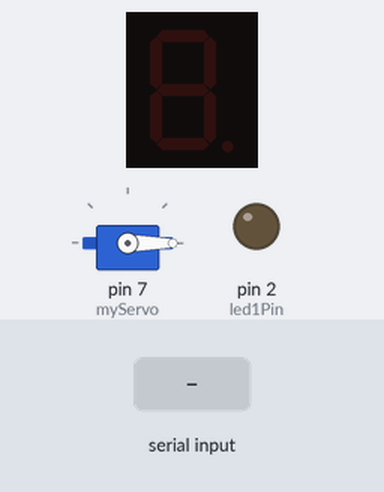
A sketch run on a simulated Arduino Uno, built with avr-gcc and run on an emulated ATmega328P. On the bench: 1-digit seven-segment display, servo, output pins drawn as LEDs (lit = HIGH). Wiring (inferred from the names in the program): 1-digit 7-segment display, segments lit when HIGH: segments pin 9, pin 10, pin 12, pin 3, pin 5, pin 6, pin 4. Inputs (shaded band) come from the test bench. The segment pins are drawn as the display they are named for; pins used as bus, display or sensor lines are not drawn.

Above: at 1.2 s.
1.3 s: "A" received over Serial
At 2.3 s:
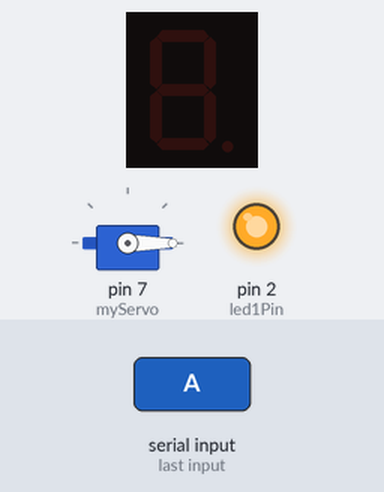
2.8 s: "1" received over Serial
At 3.4 s:
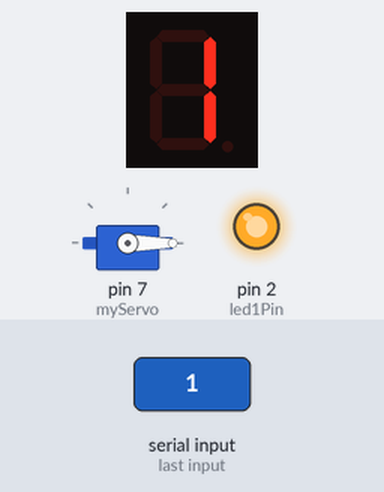
4.3 s: "a" received over Serial
At 5.5 s:
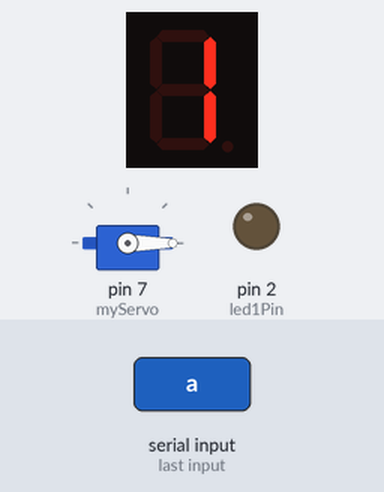
5.8 s: "2" received over Serial
At 6.9 s:
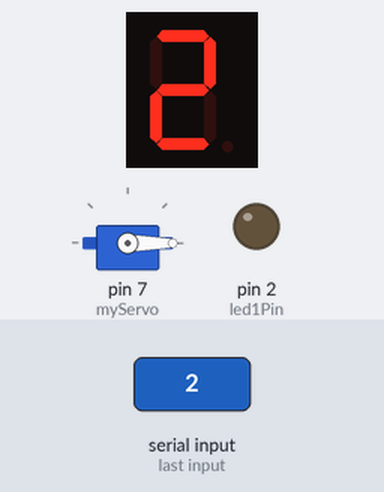
7.3 s: "3" received over Serial
At 8.0 s:
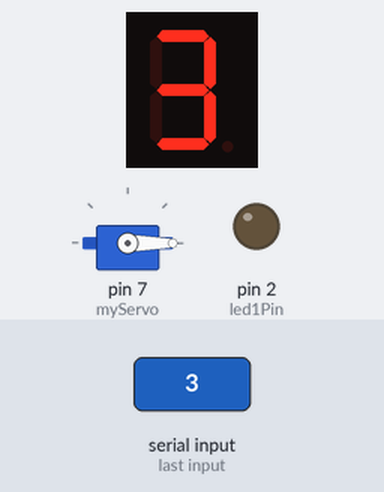
8.8 s: "4" received over Serial
At 9.2 s:
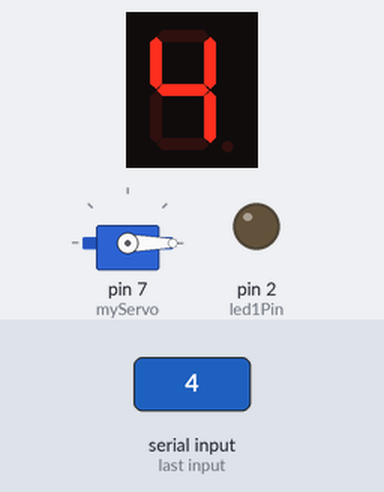
Timing chart, 0 to 11.3 s (numbered marks = the images above; inputs shaded):
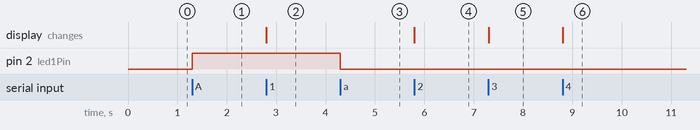

The sketch:

code.ino
```cpp
// =========================================================================
// ===        FINAL ARDUINO CODE FOR ALL FEATURES (YOUR WIRING)        ===
// =========================================================================
// This code controls:
// 1. The 7-Segment Display (based on your specific pinout)
// 2. The Servo Motor (non-blocking)
// 3. One LED

#include <Servo.h>  // Include the library for the servo motor

// --- GLOBAL VARIABLES ---
char input;         // Stores the character received from Python
Servo myServo;      // Creates a servo object

// --- HARDWARE PINS ---
const int led1Pin = 2; // Pin for the single LED
// Your exact pin setup for the 7-segment display - UNCHANGED
const int pin_g = 4;
const int pin_f = 6;
const int pin_a = 9;
const int pin_b = 10;
const int pin_e = 5;
const int pin_d = 3;
const int pin_c = 12;

// --- NON-BLOCKING TIMER VARIABLES ---
int servoState = 0;              // 0=idle, 1=moving to 90, 2=waiting to return
unsigned long servoTimer = 0;    // Stores the time when the servo starts waiting
const long ROTATION_TIME = 4000; // The time the servo stays rotated (4 seconds)

// =========================================================================
// ===                          SETUP                                    ===
// =========================================================================
void setup() {
  Serial.begin(9600); // Start serial communication

  // Setup 7-segment display pins as outputs
  pinMode(pin_g, OUTPUT);
  pinMode(pin_f, OUTPUT);
  pinMode(pin_a, OUTPUT);
  pinMode(pin_b, OUTPUT);
  pinMode(pin_e, OUTPUT);
  pinMode(pin_d, OUTPUT);
  pinMode(pin_c, OUTPUT);

  // Setup the LED pin as an output
  pinMode(led1Pin, OUTPUT);

  // Setup the servo
  myServo.attach(7); // Attach the servo to pin 7
  myServo.write(0);  // Start the servo at 0 degrees
}

// =========================================================================
// ===                        MAIN LOOP                                  ===
// =========================================================================
void loop() {
  // This loop runs continuously, thousands of times per second

  // PART 1: Check for any new command from the Python script
  if (Serial.available() > 0) {
    input = Serial.read();

    // Is it a number for the display?
    if (input >= '0' && input <= '9') {
      clearDisplay();
      displayDigit(input);
    }
    // Or is it a command for the LED?
    else {
      handleLedCommands(input);
    }
  }

  // PART 2: Always check and update the servo state (non-blocking)
  handleServo();
}

// =========================================================================
// ===                  COMMAND HANDLING FUNCTIONS                       ===
// =========================================================================

// This function handles the commands for the LED
void handleLedCommands(char command) {
  switch (command) {
    case 'A': digitalWrite(led1Pin, HIGH); break; // Turn LED ON
    case 'a': digitalWrite(led1Pin, LOW);  break; // Turn LED OFF
  }
}

// This function handles the non-blocking servo movement
void handleServo() {
  // If the servo is in state 1, move it and start the timer
  if (servoState == 1) {
    myServo.write(90);       // Move to 90 degrees
    servoTimer = millis();   // Record the current time (start the 4-second timer)
    servoState = 2;          // Change state to "waiting"
  }

  // If the servo is in state 2, check if 4 seconds have passed
  if (servoState == 2 && millis() - servoTimer >= ROTATION_TIME) {
    myServo.write(0);        // If time is up, move back to 0
    servoState = 0;          // Reset to the idle state, ready for the next "5"
  }
}

// This function decides which display function to call and triggers the servo
void displayDigit(char digit) {
  switch (digit) {
    case '1': show1(); break;
    case '2': show2(); break;
    case '3': show3(); break;
    case '4': show4(); break;
    case '5':
      show5(); // Show the number 5
      if (servoState == 0) { // If servo is idle...
        servoState = 1;      // ...start the servo sequence
      }
      break;
    case '6': show6(); break;
    case '7': show7(); break;
    case '8': show8(); break;
    case '9': show9(); break;
    default: clearDisplay(); break;
  }
}

// =========================================================================
// ===         YOUR 7-SEGMENT DISPLAY FUNCTIONS (UNCHANGED)            ===
// =========================================================================

void clearDisplay() {
  digitalWrite(pin_g, LOW); digitalWrite(pin_f, LOW); digitalWrite(pin_a, LOW);
  digitalWrite(pin_b, LOW); digitalWrite(pin_e, LOW); digitalWrite(pin_d, LOW);
  digitalWrite(pin_c, LOW);
}
void show1() { digitalWrite(pin_b, HIGH); digitalWrite(pin_c, HIGH); }
void show2() { digitalWrite(pin_a, HIGH); digitalWrite(pin_b, HIGH); digitalWrite(pin_g, HIGH); digitalWrite(pin_e, HIGH); digitalWrite(pin_d, HIGH); }
void show3() { digitalWrite(pin_a, HIGH); digitalWrite(pin_b, HIGH); digitalWrite(pin_g, HIGH); digitalWrite(pin_c, HIGH); digitalWrite(pin_d, HIGH); }
void show4() { digitalWrite(pin_f, HIGH); digitalWrite(pin_g, HIGH); digitalWrite(pin_b, HIGH); digitalWrite(pin_c, HIGH); }
void show5() { digitalWrite(pin_a, HIGH); digitalWrite(pin_f, HIGH); digitalWrite(pin_g, HIGH); digitalWrite(pin_c, HIGH); digitalWrite(pin_d, HIGH); }
void show6() { digitalWrite(pin_a, HIGH); digitalWrite(pin_f, HIGH); digitalWrite(pin_g, HIGH); digitalWrite(pin_e, HIGH); digitalWrite(pin_c, HIGH); digitalWrite(pin_d, HIGH); }
void show7() { digitalWrite(pin_a, HIGH); digitalWrite(pin_b, HIGH); digitalWrite(pin_c, HIGH); }
void show8() { digitalWrite(pin_a, HIGH); digitalWrite(pin_b, HIGH); digitalWrite(pin_c, HIGH); digitalWrite(pin_d, HIGH); digitalWrite(pin_e, HIGH); digitalWrite(pin_f, HIGH); digitalWrite(pin_g, HIGH); }
void show9() { digitalWrite(pin_a, HIGH); digitalWrite(pin_b, HIGH); digitalWrite(pin_g, HIGH); digitalWrite(pin_f, HIGH); digitalWrite(pin_c, HIGH); digitalWrite(pin_d, HIGH); }
```

Measured:
- after the input at 1.3 s, pin 2 (led1Pin): LOW → HIGH at once
- after the input at 2.8 s, the display: changes at once (image 2)
- after the input at 4.3 s, pin 2 (led1Pin): HIGH → LOW at once
- after the input at 5.8 s, the display: changes at once (image 4)
- after the input at 7.3 s, the display: changes at once (image 5)
- after the input at 8.8 s, the display: changes at once (image 6)
